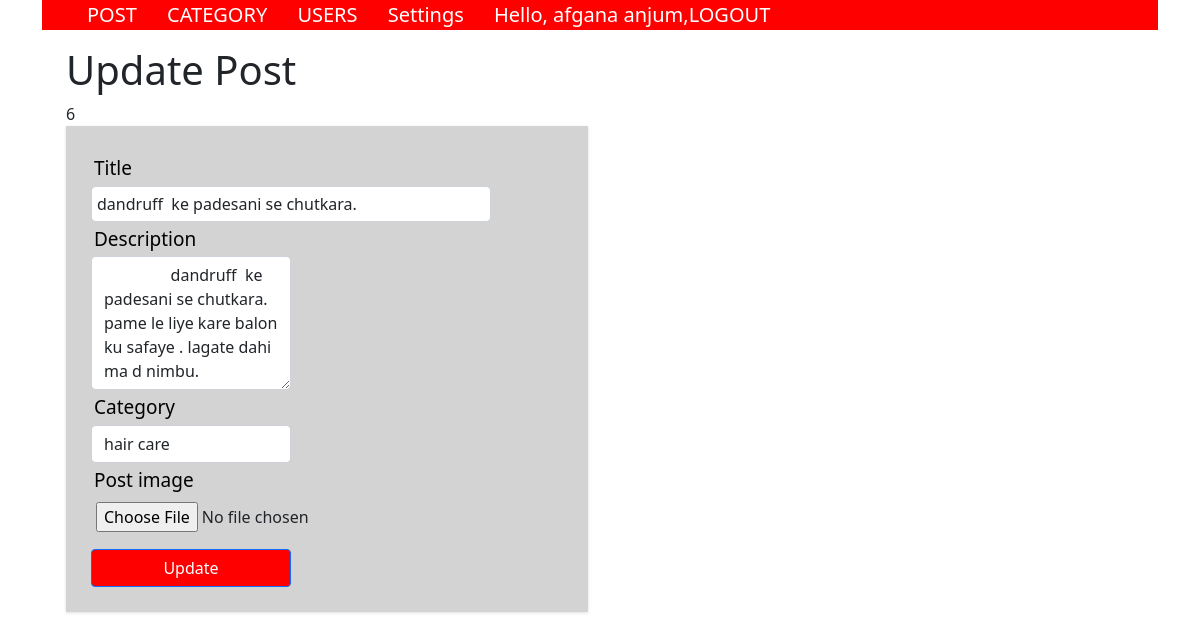
/admin/update-post.php?id=6 (signed in), run on the app's committed database.
### tables this page shows
CREATE TABLE `post` (
  `post_id` int(11) NOT NULL,
  `title` varchar(100) NOT NULL,
  `description` text NOT NULL,
  `category` varchar(100) NOT NULL,
  `post_date` varchar(50) NOT NULL,
  `author` int(11) NOT NULL,
  `post_img` varchar(100) NOT NULL
);

### admin/update-post.php (the view, shortened to what this page needs)
<?php include "header.php";
?>
<div id="admin-content">
  <div class="container">
  <div class="row">
    <div class="col-md-12">
        <h1 class="admin-heading">Update Post</h1>
    </div>
    <div class="col-md-offset-3 col-md-6">
     <?php
     include "config.php";
     $post_id = $_GET['id'];
     echo  $post_id;
     $sql = "SELECT post.post_id, post.title, post.description,post.post_img,
     category.category_name, post.category FROM post
     LEFT JOIN category ON post.category = category.category_id
     LEFT JOIN users ON post.author = users.user_id
     WHERE post.post_id = {$post_id}";
     $result = mysqli_query($conn, $sql) or die("Query Failed.");
     if(mysqli_num_rows($result) > 0){
       while($row = mysqli_fetch_assoc($result)) {
   ?>
        <form action="save-update-post.php" method="POST" enctype="multipart/form-data" autocomplete="off">
            <div class="form-group">
                <label for="exampleInputTile">Title</label>
                <input type="text" name="post_title"  class="form-control" id="exampleInputUsername" value="<?php echo $row['title']; ?>">
            </div>
            <div class="form-group">
                <label for="exampleInputPassword1"> Description</label>
                <textarea name="postdesc" class="form-control"  required rows="5">
                <?php echo $row['description']; ?>
                   </textarea>
            </div>
            <div class="form-group">
                <label for="exampleInputCategory">Category</label>
                <select class="form-control" name="category">
                  <?php
                    include "config.php";
                    $sql1 = "SELECT * FROM category";
                    $result1 = mysqli_query($conn, $sql1) or die("Query Failed.");
                    if(mysqli_num_rows($result1) > 0){
                      while($row1 = mysqli_fetch_assoc($result1)){
                        if($row['category'] == $row1['category_id']){
                          $selected = "selected";
                        }else{
                          $selected = "";
                        }
                        echo "<option {$selected} value='{$row1['category_id']}'>{$row1['category_name']}</option>";
                      }
                    }
                  ?>
                                  </select>
            </div>
            <div class="form-group">
                <label for="">Post image</label>
                <input type="file" name="new-image">
            </div>
            <input type="submit" name="submit" class="btn btn-primary" value="Update" />
        </form>
        <?php
          }
        }else{
          echo "Result Not Found.";
        }
        ?>
      </div>
    </div>
  </div>
</div>

### admin/header.php (style rules this page uses)
form { background: lightgrey; padding: 25px; box-shadow:0 1px 3px rgba(0, 0, 0, 0.13); }
.form-group label { color:black; font-weight: 500px; font-size: 19px; padding:3px; }
.form-group input { padding:5px; width:400px; }
.form-control { width:200px; }
.btn { margin-top:12px; background:red; color:white; width: 200px; }

### data on the page
post: post_title "dandruff ke padesani se chutkara.", postdesc "dandruff ke padesani se chutkara. pame le liye kare balon ku safaye . lagate dahi ma d nimbu."

### other printed values
$_SESSION["username"] "afgana anjum"
$post_id "6"
form field category "hair care"
